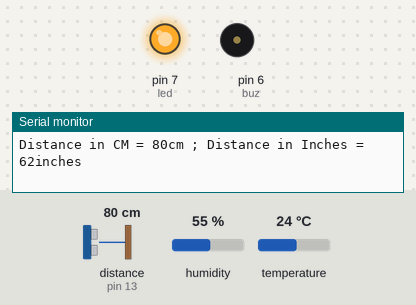
The sketch below on a simulated Arduino Uno, built with avr-gcc and run on an emulated ATmega328P. Parts: output pins drawn as LEDs (lit = HIGH), buzzer (waves = sounding, pin HIGH), the last lines printed to the serial monitor. Wiring (inferred from the names in the program): ultrasonic range finder: trigger pin 12; echo pin 13. The inputs (shaded band) are chosen by the test bench; at power-on: distance to the obstacle (sensor on pin 13) 80 cm, humidity 55 %, temperature 24 °C. The echo pulse lasts 58.3 µs per cm; pins used as bus, display or sensor lines are not drawn.

Above: at 1.8 s.
1.9 s: distance to the obstacle (sensor on pin 13) set to 13 cm
3.4 s: distance to the obstacle (sensor on pin 13) set to 10 cm
At 5.2 s:
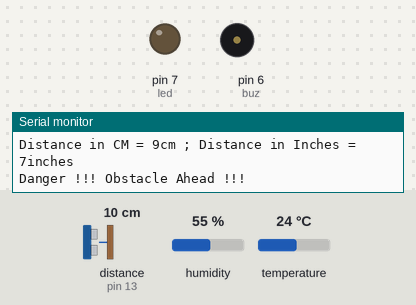
7.0 s: distance to the obstacle (sensor on pin 13) set to 18 cm
At 8.4 s:
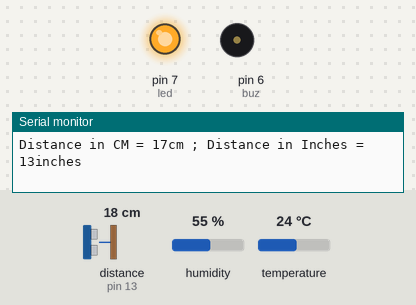
9.1 s: distance to the obstacle (sensor on pin 13) set to 2 cm
At 10.7 s:
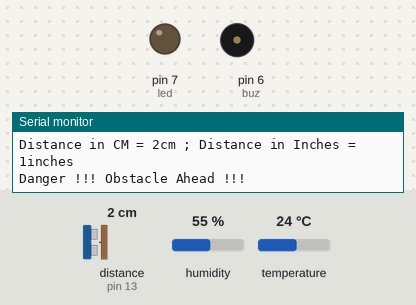
Timing chart, 0 to 14.6 s (numbered marks = the images above; inputs shaded):
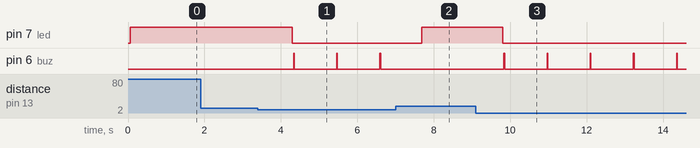

The sketch:

HumidTempDistance.ino
```cpp
/*
 Name:		HumidTempDistance.ino
 Created:	8/17/2020 6:41:47 PM
 Author:	lelin

 * Testing Sensors :
	 * Vcc - 5v pin in arudino
	 * GND - GND pin in arudino
	 * Common power source to bread board
	 *
	 * Sensor 1 : DHT11 - Temperature Humidity Sensor
	 * Data Pin - A0
	 *
	 * Sensor 2 : HC-SR04 - Ultrasonic Distance Sensor
	 * Trigger Pin - 13
	 * Echo Pin - 12
	 * Led - 7 for notification
	 * Buzzer - 6 for Warning
 */

#include <DHT_U.h>

//Initializing DHT Temp-Humidity Sensor
#define DHTPIN A0
#define DHTTYPE DHT11


//Initializing Ultrasonic Distance Sensor
const int triggerPin = 12;
const int echoPin = 13;
const int led = 7;
const int buz = 6;

// Initialize DHT sensor with Pin
DHT dht(DHTPIN, DHTTYPE, A0);

// the setup function runs once when you press reset or power the board
void setup() {
	// put your setup code here, to run once:
	Serial.begin(9600);
	// Init DHT
	dht.begin();
	//Init HC-SR04
	pinMode(led, OUTPUT);
	pinMode(triggerPin, OUTPUT);
	pinMode(echoPin, INPUT);
	pinMode(buz, OUTPUT);
	//delay(500);

}

void loop() {
	// put your main code here, to run repeatedly:
	long duration, inches, cm;
	digitalWrite(triggerPin, HIGH);
	delayMicroseconds(10);
	digitalWrite(triggerPin, LOW);
	duration = pulseIn(echoPin, HIGH);
	inches = microsecondsToInches(duration);
	cm = microsecondsToCentimeters(duration);

	Serial.print("Current Humidity = ");
	Serial.print(dht.readHumidity());
	Serial.print("% ; ");
	Serial.print("Current Temperature = ");
	Serial.print(dht.readTemperature());
	Serial.println("C ; ");
	Serial.print("Distance in CM = ");
	Serial.print(cm);
	Serial.print("cm ; ");
	Serial.print("Distance in Inches = ");
	Serial.print(inches);
	Serial.print("inches  \n\n");

	digitalWrite(buz, LOW);
	if (cm <= 10) {
		digitalWrite(led, LOW);
		Serial.print("Danger !!! Obstacle Ahead !!! \n\n");
		digitalWrite(buz, HIGH);
		delay(20);
		digitalWrite(buz, LOW);
		delay(20);

	}
	else if (cm > 10) {
		digitalWrite(led, HIGH);
		digitalWrite(buz, LOW);
	}

	delay(1000);
}

long microsecondsToInches(long microseconds) {
	return microseconds / 74 / 1;
}

long microsecondsToCentimeters(long microseconds) {
	return microseconds / 29 / 2;
}
```

Measured:
- the behaviour switches between 12 and 11 cm on distance to the obstacle (sensor on pin 13) (found by bisection; images 0 and 1)
- after the input at 3.4 s, pin 7 (led): HIGH → LOW after 0.90 s; pin 6 (buz): alternates HIGH for 0.02 s and LOW for 1.1 s, starting after 0.93 s
- after the input at 7.0 s, pin 7 (led): LOW → HIGH after 0.69 s; pin 6 (buz): stops changing and stays LOW
- after the input at 9.1 s, pin 7 (led): HIGH → LOW after 0.70 s; pin 6 (buz): alternates HIGH for 0.02 s and LOW for 1.1 s, starting after 0.74 s
